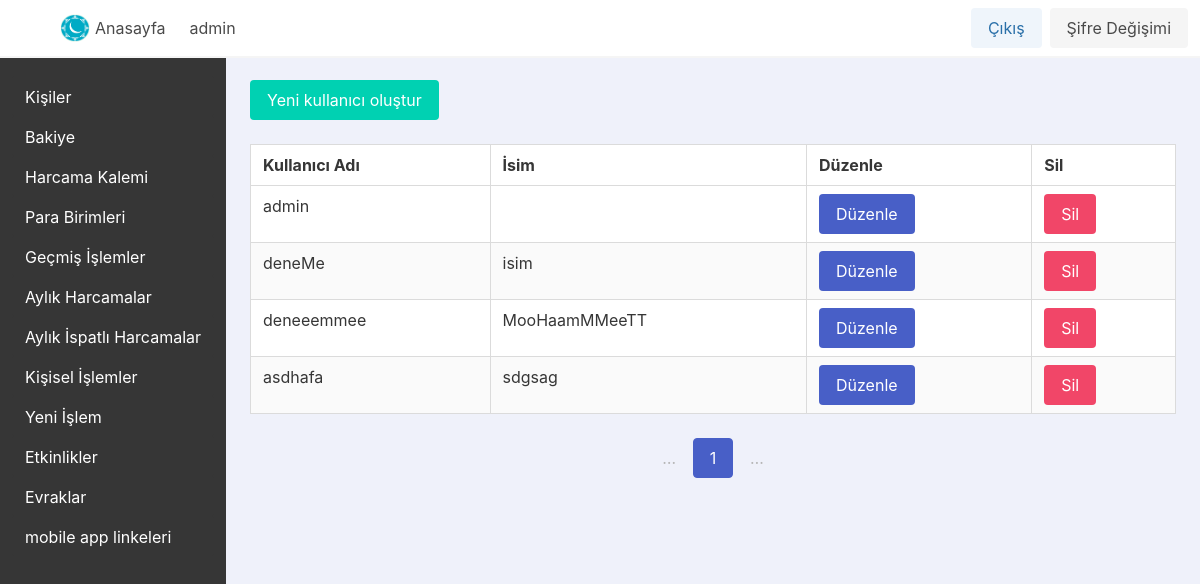
/userlist/ (signed in), run on an earlier commit of the app's database.
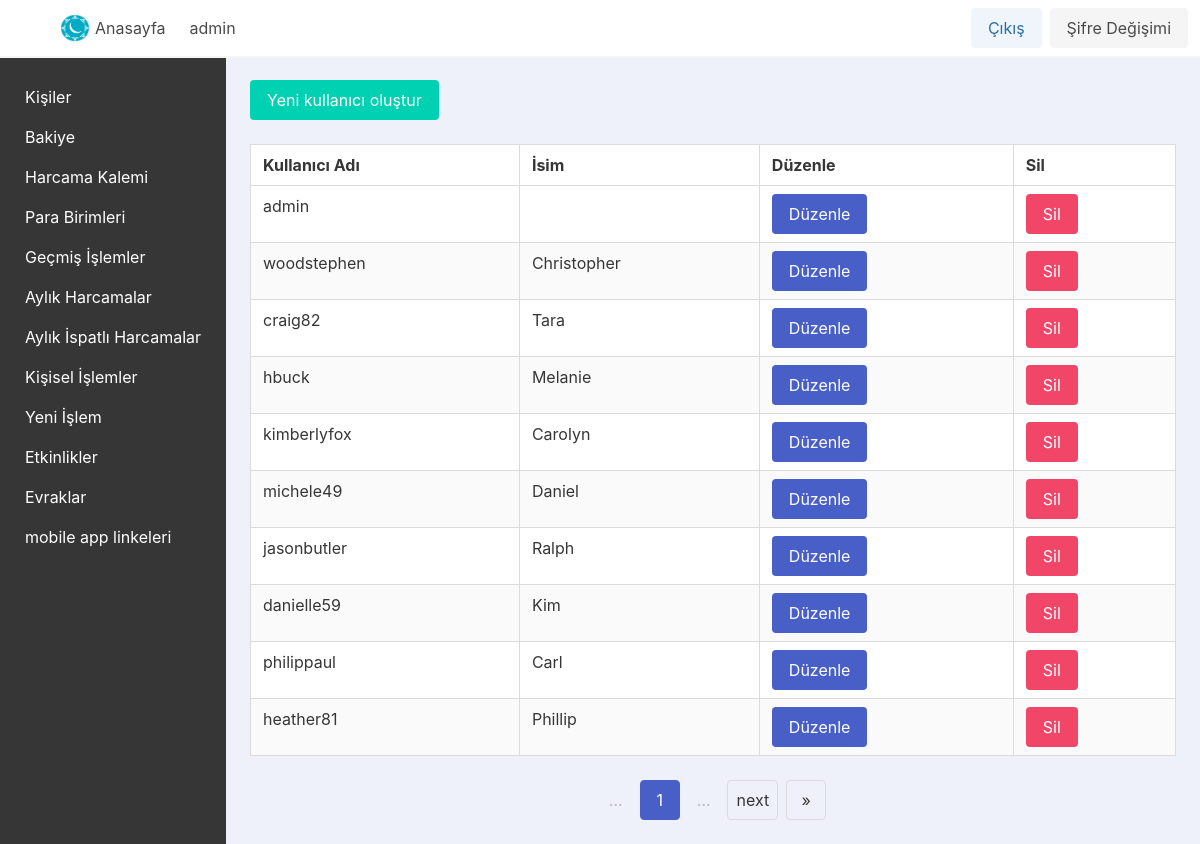
And on a later commit of the database.
### app_base/models.py (models this page shows, shortened)
class BaseModelSoftDelete(models.Model):
    is_active = models.BooleanField(_("active"), default=True)
    class Meta:
        abstract = True

class MuUser(AbstractUser, BaseModelSoftDelete):
    username_validator = UnicodeUsernameValidator()
    username = models.CharField(_("Kullanıcı Adı"), max_length=150, unique=True, help_text=_("Max 150 karakter olabilir. Harfler, sayilar ve sadece @/./+/-/_ olabilir"), validators=[username_validator], error_messages={"unique": _("Bu isimde bir kullanici zaten var")})
    password = models.CharField(_("password"), max_length=128, null=False)
    first_name = models.CharField(_("İsim"), max_length=150, blank=True)  # AD-SOYAD ORTAK
    email = models.EmailField(_("email address"), blank=True)
    is_staff = models.BooleanField(_("Yönetici Durumu"), default=False, help_text=_("Kullanıcının bu yönetici paneline giriş yapabilmesini belirler."))
    is_active = models.BooleanField(_("active"), default=True, help_text=_("Designates whether this user should be treated as active. " "Unselect this instead of deleting accounts."))
    objects = ActiveObjectsManager()
    date_joined = models.DateTimeField(_("date joined"), default=timezone.now)
    currency = models.ForeignKey(Currency, on_delete=models.PROTECT, null=True, blank=True)
    gruplar = models.ManyToManyField(MuGroup, blank=True)

### app_base/views/users_view.py (the view)
# urls.py: path("userlist/", views.userlist_view, name="userlist_view_name"),
@login_required
def userlist_view(request):
    users = MuUser.objects.all()
    per_page = 10  # You can adjust this as needed
    paginator = Paginator(users, per_page)
    page_number = request.GET.get("page")
    page = paginator.get_page(page_number)
    return render(request, "app_base/users/userlist.html", {"page": page})

### app_base/models.py (called while the page is built)
    def get_queryset(self):
        return super().get_queryset().filter(is_active=True)

### app_base/templates/app_base/users/userlist.html (shortened to what this page needs)
{% extends "base.html" %}
{% block content %}
    <div class="column m-auto">
        <div class="block">
            <a {% if not user.is_staff %}disabled onclick="return false;"{% endif %} class="button is-primary" href="{% url 'usercreate_view_name' %}">Yeni kullanıcı oluştur</a>
        </div>
        <div class="table-container">
            <table class="table is-fullwidth is-striped is-hoverable is-bordered">
                <thead>
                    <tr>
                        <th>Kullanıcı Adı</th>
                        <th>İsim</th>
                        <th>Düzenle</th>
                        <th>Sil</th>
                    </tr>
                </thead>
                <tbody>
                    {% for muser in page %}
                        <tr>
                            <td>{{ muser.username }}</td>
                            <td>{{ muser.first_name }}</td>
                            <td>
                                <a {% if not user.is_staff %}disabled onclick="return false;"{% endif %} class="button is-link" href="{% url 'userupdate_view_name' muser.pk %}">Düzenle</a>
                            </td>
                            <td>
                                <a {% if not user.is_staff %}disabled onclick="return false;"{% endif %} class="button is-danger" href="{% url 'userdelete_view_name' muser.pk %}">Sil</a>
                            </td>
                        </tr>
                    {% empty %}
                        <tr>
                            <td colspan="5">Kayıtlı kullanıcı yok.</td>
                        </tr>
                    {% endfor %}
                </tbody>
            </table>
        </div>
        <div class="pagination is-centered" role="navigation">
            <ul class="pagination-list">
                <li>
                    <span class="pagination-ellipsis">…</span>
                </li>
                <li>
                    <span class="pagination-link is-current">{{ page.number }}</span>
                </li>
                <li>
                    <span class="pagination-ellipsis">…</span>
                </li>
                {% if page.has_next %}
                    <li>
                        <a class="pagination-link" href="?page={{ page.next_page_number }}">next</a>
                    </li>
                    <li>
                        <a class="pagination-link" href="?page={{ page.paginator.num_pages }}">»</a>
                    </li>
                {% endif %}
            </ul>
        </div>
    </div>
{% endblock content %}

### templates/navbar.html (shortened to what this page needs)
{% load static %}
<nav class="navbar has-background-white has-shadow" x-data="{ open: false }">
    <div class="navbar-brand">
        <a class="navbar-item" x-on:click="muside = !muside">
            <span class="iconify icon is-medium" data-icon="tabler:layout-sidebar-left-expand-filled"></span>
        </a>
    </div>
    <div id="navbarmenu_id" class="navbar-menu" x-bind:class="{ 'is-active': open }">
        <div class="navbar-start">
            <a class="navbar-item is-info is-light" href="{% url "home_view_name" %}">
                <img src="{% static 'Images/hayvakfi.png' %}" alt="hayvakfi" width="30" height="30" class="image " style="margin-right: 5px;">
            Anasayfa</a>
            {% if user.is_authenticated %}
                <span class="navbar-item">{{ user.username }}</span>
            {% endif %}
        </div>
        <div class="navbar-end">
            <div class="navbar-item">
                <div class="buttons">
                    {% if user.is_authenticated %}
                        <a class="button is-info is-light" href="{% url 'logout_view_name' %}">Çıkış</a>
                        <a class="button is-light" href="{% url 'passwordchange_view_name' %}">Şifre Değişimi</a>
                    {% else %}
                        <a class="button is-info is-light" href="{% url 'login_view_name' %}">Giriş</a>
                    {% endif %}
                </div>
            </div>
        </div>
    </div>
</nav>

What changed in the data, as far as the page shows it:
no longer on this page (row edited): MuUser: username "deneMe", first_name "isim"
removed MuUser: username "deneeemmee", first_name "MooHaamMMeeTT"
removed MuUser: username "asdhafa", first_name "sdgsag"
added MuUser: username "woodstephen", first_name "Christopher"
added MuUser: username "craig82", first_name "Tara"
added MuUser: username "hbuck", first_name "Melanie"
added MuUser: username "kimberlyfox", first_name "Carolyn"
added MuUser: username "michele49", first_name "Daniel"
added MuUser: username "jasonbutler", first_name "Ralph"
added MuUser: username "danielle59", first_name "Kim"
added MuUser: username "philippaul", first_name "Carl"
added MuUser: username "heather81", first_name "Phillip"
Also different on the page:
text now shown: "next »"
